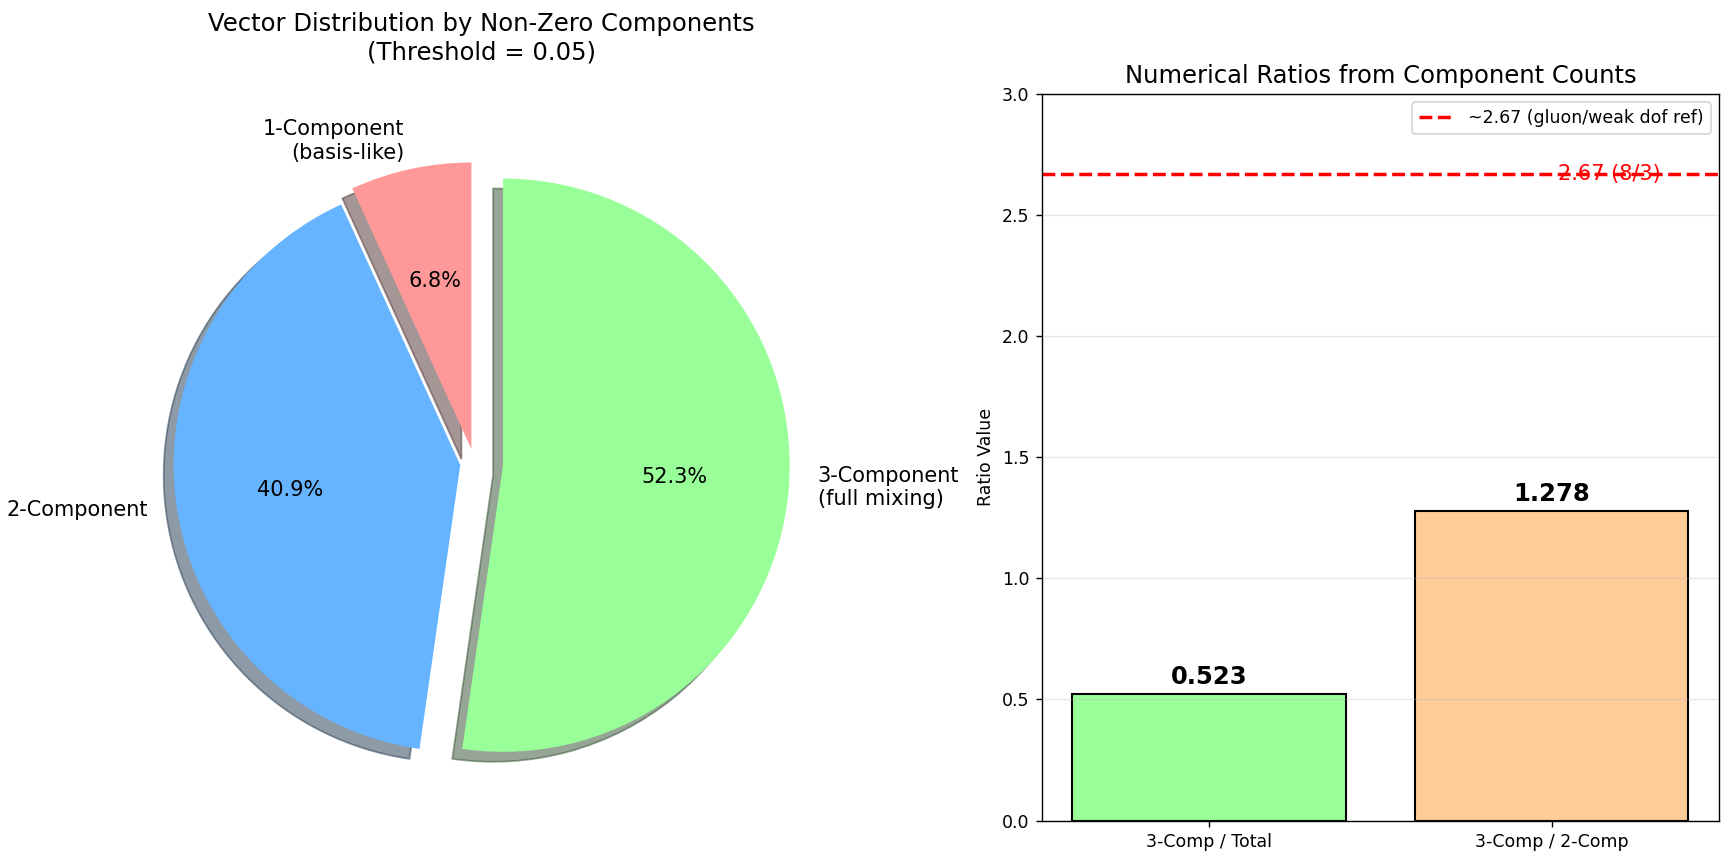

Recreate this plot in Python.
import numpy as np
import matplotlib.pyplot as plt

# =============== 1. 生成并锁定44向量晶格 ===============
def generate_lattice_vectors():
    basis = np.eye(3)
    dem = np.array([1, 1, 1]) / np.sqrt(3)
    seed = np.vstack([basis, dem.reshape(1,3), -dem.reshape(1,3)])
    
    T = np.array([[0, 0, 1], [1, 0, 0], [0, 1, 0]])
    
    def apply(v):
        return T @ v
    
    unique_core = set()
    for v in seed:
        unique_core.add(tuple(np.round(v, 8)))
    
    current = seed.tolist()
    
    for level in range(15):
        new = []
        for v in current:
            v = np.array(v)
            v1 = apply(v)
            v2 = apply(v1)
            new += [v1, v2, v1-v, v2-v]
            
            cross = np.cross(v, v1)
            if np.linalg.norm(cross) > 1e-6:
                new.append(cross)
                new.append(cross / np.linalg.norm(cross))
        
        for nv in new:
            nv = np.array(nv)
            if np.linalg.norm(nv) > 1e-6:
                unique_core.add(tuple(np.round(nv, 8)))
        
        all_vecs = [np.array(u) for u in unique_core]
        all_vecs.sort(key=lambda x: (np.round(np.linalg.norm(x), 4), np.sum(np.abs(x))))
        
        if len(all_vecs) >= 44:
            ground_state = all_vecs[:44]
            break
        current = all_vecs[:100]
    
    print(f"生成向量总数 (锁定): {len(ground_state)}")
    return ground_state

vectors = generate_lattice_vectors()

# =============== 2. 按非零分量分类 (阈值 0.05) ===============
threshold = 0.05
count_1 = 0  # 1 non-zero (basis-like)
count_2 = 0  # 2 non-zero
count_3 = 0  # 3 non-zero (full mixing)

for v in vectors:
    nz = np.sum(np.abs(v) > threshold)
    if nz == 1:
        count_1 += 1
    elif nz == 2:
        count_2 += 1
    elif nz == 3:
        count_3 += 1

total = count_1 + count_2 + count_3
ratio_3_total = count_3 / total if total > 0 else 0
ratio_3_over_2 = count_3 / count_2 if count_2 > 0 else 0

print("--- Component Partition ---")
print(f"1-Component (basis-like): {count_1}")
print(f"2-Component: {count_2}")
print(f"3-Component (full mixing): {count_3}")
print(f"Total: {total}")
print(f"\nRatio 3-Component / Total: {count_3}/{total} ≈ {ratio_3_total:.4f}")
print(f"Ratio 3-Component / 2-Component: {count_3}/{count_2} ≈ {ratio_3_over_2:.4f}")

# =============== 3. 可视化：饼图 + 条形图 ===============
fig = plt.figure(figsize=(14, 7))
fig.patch.set_facecolor('white')

# 饼图：分量分布
ax1 = fig.add_subplot(121)
labels = ['1-Component\n(basis-like)', '2-Component', '3-Component\n(full mixing)']
sizes = [count_1, count_2, count_3]
colors = ['#ff9999', '#66b3ff', '#99ff99']
explode = (0.05, 0.05, 0.1)  # 突出3-component

ax1.pie(sizes, explode=explode, labels=labels, colors=colors, autopct='%1.1f%%',
        shadow=True, startangle=90, textprops={'fontsize': 12})
ax1.axis('equal')
ax1.set_title('Vector Distribution by Non-Zero Components\n(Threshold = 0.05)', fontsize=14, pad=20)

# 条形图：比率展示
ax2 = fig.add_subplot(122)
ratios = [ratio_3_total, ratio_3_over_2]
ratio_names = ['3-Comp / Total', '3-Comp / 2-Comp']
bars = ax2.bar(ratio_names, ratios, color=['#99ff99', '#ffcc99'], edgecolor='black', linewidth=1.2)

# 标注数值
for bar in bars:
    height = bar.get_height()
    ax2.text(bar.get_x() + bar.get_width()/2., height + 0.02,
             f'{height:.3f}', ha='center', va='bottom', fontsize=14, fontweight='bold')

# 参考线：论文提到的~2.67 (gluon/weak dof)
ax2.axhline(2.67, color='red', linestyle='--', linewidth=2, label='~2.67 (gluon/weak dof ref)')
ax2.text(1.02, 2.67, '2.67 (8/3)', color='red', fontsize=12, va='center')

ax2.set_ylim(0, max(3.0, max(ratios) + 0.5))
ax2.set_ylabel('Ratio Value')
ax2.set_title('Numerical Ratios from Component Counts', fontsize=14)
ax2.legend()
ax2.grid(True, axis='y', alpha=0.3)

plt.tight_layout()
plt.show()
